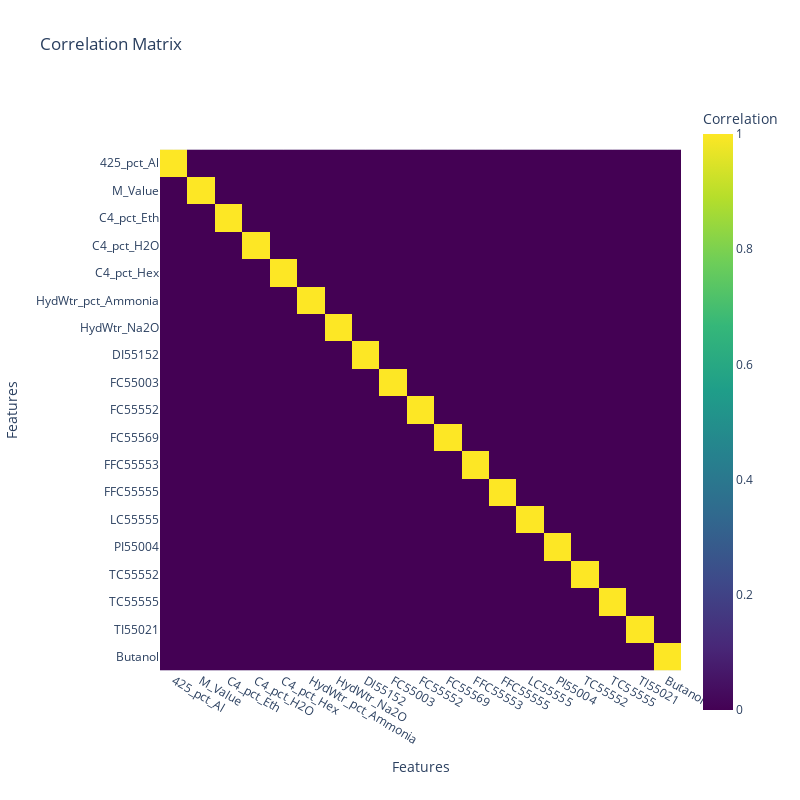

Notebook code for this chart:
### Code cell
threshold = 0.5
correlation_matrix = df_All.corr(numeric_only=True)
correlation_matrix = correlation_matrix[abs(correlation_matrix) > threshold].fillna(0)



fig = px.imshow(correlation_matrix, 
                color_continuous_scale='Viridis',
                labels=dict(x="Features", y="Features", color="Correlation"),
                title="Correlation Matrix")

fig.update_xaxes(title_text='Features', side='bottom')
fig.update_layout(width=800, height=800)

fig.show()

### Figure 1 — Plotly figure (JSON) as saved in the notebook; plotly's stock layout.template omitted (floating-point values rounded to 4 significant figures; data arrays with more than 128 entries replaced by an {"elided": "..."} marker saying what was removed)
{"data": [{"coloraxis": "coloraxis", "hovertemplate": "Features: %{x}<br>Features: %{y}<br>Correlation: %{z}<extra></extra>", "name": "0", "type": "heatmap", "x": ["425_pct_Al", "M_Value", "C4_pct_Eth", "C4_pct_H2O", "C4_pct_Hex", "HydWtr_pct_Ammonia", "HydWtr_Na2O", "DI55152", "FC55003", "FC55552", "FC55569", "FFC55553", "FFC55555", "LC55555", "PI55004", "TC55552", "TC55555", "TI55021", "Butanol"], "xaxis": "x", "y": ["425_pct_Al", "M_Value", "C4_pct_Eth", "C4_pct_H2O", "C4_pct_Hex", "HydWtr_pct_Ammonia", "HydWtr_Na2O", "DI55152", "FC55003", "FC55552", "FC55569", "FFC55553", "FFC55555", "LC55555", "PI55004", "TC55552", "TC55555", "TI55021", "Butanol"], "yaxis": "y", "z": {"elided": "19x19 int values"}}], "layout": {"coloraxis": {"colorbar": {"title": {"text": "Correlation"}}, "colorscale": [[0, "#440154"], [0.1111, "#482878"], [0.2222, "#3e4989"], [0.3333, "#31688e"], [0.4444, "#26828e"], [0.5556, "#1f9e89"], [0.6667, "#35b779"], [0.7778, "#6ece58"], [0.8889, "#b5de2b"], [1, "#fde725"]]}, "height": 800, "title": {"text": "Correlation Matrix"}, "width": 800, "xaxis": {"anchor": "y", "constrain": "domain", "domain": [0, 1], "scaleanchor": "y", "side": "bottom", "title": {"text": "Features"}}, "yaxis": {"anchor": "x", "autorange": "reversed", "constrain": "domain", "domain": [0, 1], "title": {"text": "Features"}}}}
